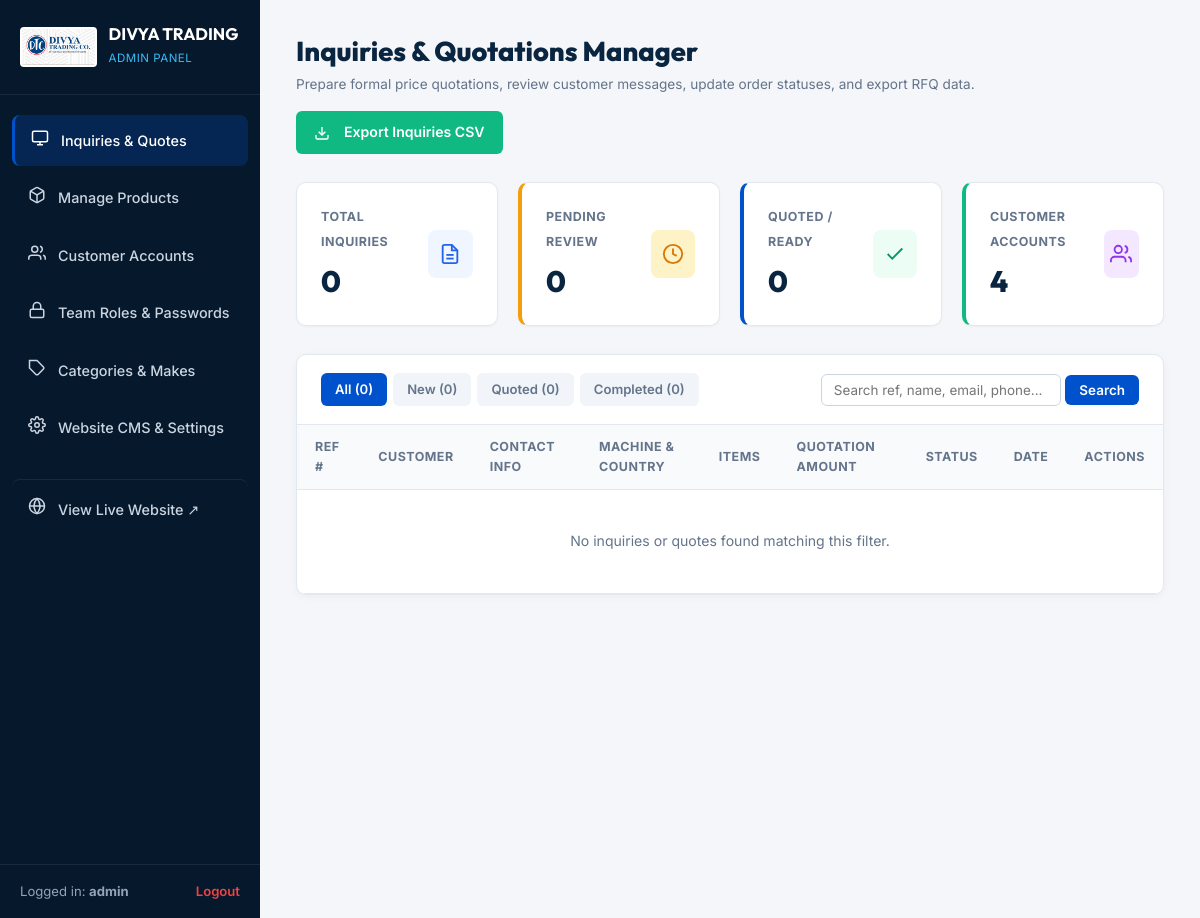
Screenshot of /admin/dashboard (signed in) with the database file from the repository.
### models.py (models this page shows, shortened)
class SiteSetting(db.Model):
    __tablename__ = 'site_settings'
    id = db.Column(db.Integer, primary_key=True)
    key = db.Column(db.String(100), unique=True, nullable=False)
    value = db.Column(db.Text, nullable=True)
    description = db.Column(db.String(255), nullable=True)

class AdminUser(db.Model):
    __tablename__ = 'admin_users'
    id = db.Column(db.Integer, primary_key=True)
    username = db.Column(db.String(80), unique=True, nullable=False)
    email = db.Column(db.String(150), unique=True, nullable=False)
    password_hash = db.Column(db.String(255), nullable=False)
    view_password = db.Column(db.String(100), nullable=True)  # Viewable password hint for superadmin management
    role = db.Column(db.String(30), default='superadmin')  # 'superadmin', 'sales_manager', 'product_editor'
    is_active = db.Column(db.Boolean, default=True)
    created_at = db.Column(db.DateTime, default=datetime.utcnow)

### app.py (the view, shortened to what this page needs)
@app.route('/admin')
@app.route('/admin/dashboard')
@admin_required
def admin_dashboard():
    status_filter = request.args.get('status')
    search_q = request.args.get('q', '').strip()
    query = Inquiry.query
    if status_filter:
        query = query.filter_by(status=status_filter)
    inquiries = query.order_by(Inquiry.id.desc()).all()
    total_inquiries = Inquiry.query.count()
    new_inquiries = Inquiry.query.filter_by(status='new').count()
    quoted_inquiries = Inquiry.query.filter_by(status='quoted').count()
    completed_inquiries = Inquiry.query.filter_by(status='completed').count()
    total_products = Product.query.count()
    active_products = Product.query.filter_by(is_active=True).count()
    total_customers = CustomerUser.query.count()
    return render_template(
        'admin/dashboard.html',
        inquiries=inquiries,
        total_inquiries=total_inquiries,
        new_inquiries=new_inquiries,
        quoted_inquiries=quoted_inquiries,
        completed_inquiries=completed_inquiries,
        total_products=total_products,
        active_products=active_products,
        total_customers=total_customers,
        current_status=status_filter,
        search_q=search_q
    )

### app.py (called while the page is built, shortened)
def admin_required(f):
    @wraps(f)
    def decorated_function(*args, **kwargs):
        admin_id = session.get('admin_user_id')
        login_time = session.get('admin_login_time')
        now = time.time()
        admin = AdminUser.query.get(admin_id)
        return f(*args, **kwargs)
    return decorated_function

@app.before_request
def enforce_session_timeout():
    now = time.time()

def get_why_choose_pillars(settings):
    pillars = []
    pillars_json = settings.get('why_choose_pillars_json')
    if pillars_json:
        try:
            pillars = json.loads(pillars_json)
        except Exception:
            pillars = []
    return pillars

@app.context_processor
def inject_global_data():
    categories = Category.query.order_by(Category.order_index).all()
    machines = MachineMake.query.order_by(MachineMake.name).all()
    settings_records = SiteSetting.query.all()
    settings = {s.key: s.value for s in settings_records}
    why_choose_pillars = get_why_choose_pillars(settings)
    current_year = datetime.utcnow().year
    current_customer = None
    return {
        'nav_categories': categories,
        'nav_machines': machines,
        'site_settings': settings,
        'why_choose_pillars': why_choose_pillars,
        'current_year': current_year,
        'current_customer': current_customer
    }

### templates/admin/dashboard.html (shortened to what this page needs)
<!DOCTYPE html>
<html lang="en">
<head>
  <link rel="stylesheet" href="{{ url_for('static', filename='css/admin.css') }}">
  <link rel="stylesheet" href="{{ url_for('static', filename='css/style.css') }}">
</head>
<body class="admin-body">
  <aside class="admin-sidebar" id="adminSidebar">
    <div class="sidebar-header">
      <img src="{{ site_settings.site_logo or url_for('static', filename='images/logo.png') }}" alt="DTC" class="sidebar-logo">
      <div class="sidebar-title">
        <h2>DIVYA TRADING</h2>
        <span>Admin Panel</span>
      </div>
    </div>
    <nav class="sidebar-nav">
      <a href="{{ url_for('admin_dashboard') }}" class="sidebar-nav-item active">
        <span class="nav-icon">
          <svg width="18" height="18" viewBox="0 0 24 24" fill="none" stroke="currentColor" stroke-width="2"><rect x="2" y="3" width="20" height="14" rx="2" ry="2"></rect><line x1="8" y1="21" x2="16" y2="21"></line><line x1="12" y1="17" x2="12" y2="21"></line></svg>
        </span>
        <span>Inquiries & Quotes</span>
      </a>
      <a href="{{ url_for('admin_products') }}" class="sidebar-nav-item">
        <span class="nav-icon">
        </span>
        <span>Manage Products</span>
      </a>
      <a href="{{ url_for('admin_customers') }}" class="sidebar-nav-item">
        <span class="nav-icon">
          <svg width="18" height="18" viewBox="0 0 24 24" fill="none" stroke="currentColor" stroke-width="2"><path d="M17 21v-2a4 4 0 0 0-4-4H5a4 4 0 0 0-4 4v2"></path><circle cx="9" cy="7" r="4"></circle><path d="M23 21v-2a4 4 0 0 0-3-3.87"></path><path d="M16 3.13a4 4 0 0 1 0 7.75"></path></svg>
        </span>
        <span>Customer Accounts</span>
      </a>
      <a href="{{ url_for('admin_users') }}" class="sidebar-nav-item">
        <span class="nav-icon">
          <svg width="18" height="18" viewBox="0 0 24 24" fill="none" stroke="currentColor" stroke-width="2"><rect x="3" y="11" width="18" height="11" rx="2" ry="2"></rect><path d="M7 11V7a5 5 0 0 1 10 0v4"></path></svg>
        </span>
        <span>Team Roles & Passwords</span>
      </a>
      <a href="{{ url_for('admin_categories') }}" class="sidebar-nav-item">
        <span class="nav-icon">
          <svg width="18" height="18" viewBox="0 0 24 24" fill="none" stroke="currentColor" stroke-width="2"><path d="M20.59 13.41l-7.17 7.17a2 2 0 0 1-2.83 0L2 12V2h10l8.59 8.59a2 2 0 0 1 0 2.82z"></path><line x1="7" y1="7" x2="7.01" y2="7"></line></svg>
        </span>
        <span>Categories & Makes</span>
      </a>
      <a href="{{ url_for('admin_settings') }}" class="sidebar-nav-item">
        <span class="nav-icon">
        </span>
        <span>Website CMS & Settings</span>
      </a>
      <a href="{{ url_for('home') }}" target="_blank" class="sidebar-nav-item" style="margin-top: 20px; border-top: 1px solid rgba(255,255,255,0.08); padding-top: 14px;">
        <span class="nav-icon">
          <svg width="18" height="18" viewBox="0 0 24 24" fill="none" stroke="currentColor" stroke-width="2"><circle cx="12" cy="12" r="10"></circle><line x1="2" y1="12" x2="22" y2="12"></line><path d="M12 2a15.3 15.3 0 0 1 4 10 15.3 15.3 0 0 1-4 10 15.3 15.3 0 0 1-4-10 15.3 15.3 0 0 1 4-10z"></path></svg>
        </span>
        <span>View Live Website ↗</span>
      </a>
    </nav>
    <div class="sidebar-footer">
      <span>Logged in: <strong>{{ session.admin_username }}</strong></span>
      <a href="{{ url_for('admin_logout') }}">Logout</a>
    </div>
  </aside>
  <main class="admin-main">
    <div class="admin-top-bar">
      <div class="admin-page-title">
        <h1>Inquiries & Quotations Manager</h1>
        <p>Prepare formal price quotations, review customer messages, update order statuses, and export RFQ data.</p>
      </div>
      <div class="admin-top-actions">
        <a href="{{ url_for('admin_export_inquiries') }}" class="btn-admin-export">
          <svg width="16" height="16" viewBox="0 0 24 24" fill="none" stroke="currentColor" stroke-width="2" style="margin-right: 6px;"><path d="M21 15v4a2 2 0 0 1-2 2H5a2 2 0 0 1-2-2v-4"></path><polyline points="7 10 12 15 17 10"></polyline><line x1="12" y1="15" x2="12" y2="3"></line></svg>
          <span>Export Inquiries CSV</span>
        </a>
      </div>
    </div>
    <div class="admin-stats-grid">
      <div class="admin-stat-card">
        <div class="stat-card-info">
          <span class="stat-card-label">Total Inquiries</span>
          <span class="stat-card-value">{{ total_inquiries }}</span>
        </div>
        <div class="stat-card-icon" style="background: #EFF6FF; color: #2563EB;">
          <svg width="22" height="22" viewBox="0 0 24 24" fill="none" stroke="currentColor" stroke-width="2"><path d="M14 2H6a2 2 0 0 0-2 2v16a2 2 0 0 0 2 2h12a2 2 0 0 0 2-2V8z"></path><polyline points="14 2 14 8 20 8"></polyline><line x1="16" y1="13" x2="8" y2="13"></line><line x1="16" y1="17" x2="8" y2="17"></line></svg>
        </div>
      </div>
      <div class="admin-stat-card stat-pending">
        <div class="stat-card-info">
          <span class="stat-card-label">Pending Review</span>
          <span class="stat-card-value">{{ new_inquiries }}</span>
        </div>
        <div class="stat-card-icon" style="background: #FEF3C7; color: #D97706;">
          <svg width="22" height="22" viewBox="0 0 24 24" fill="none" stroke="currentColor" stroke-width="2"><circle cx="12" cy="12" r="10"></circle><polyline points="12 6 12 12 16 14"></polyline></svg>
        </div>
      </div>
      <div class="admin-stat-card stat-quoted">
        <div class="stat-card-info">
          <span class="stat-card-label">Quoted / Ready</span>
          <span class="stat-card-value">{{ quoted_inquiries }}</span>
        </div>
        <div class="stat-card-icon" style="background: #ECFDF5; color: #059669;">
          <svg width="22" height="22" viewBox="0 0 24 24" fill="none" stroke="currentColor" stroke-width="2"><polyline points="20 6 9 17 4 12"></polyline></svg>
        </div>
      </div>
      <div class="admin-stat-card stat-completed">
        <div class="stat-card-info">
          <span class="stat-card-label">Customer Accounts</span>
          <span class="stat-card-value">{{ total_customers }}</span>
        </div>
        <div class="stat-card-icon" style="background: #F3E8FF; color: #9333EA;">
          <svg width="22" height="22" viewBox="0 0 24 24" fill="none" stroke="currentColor" stroke-width="2"><path d="M17 21v-2a4 4 0 0 0-4-4H5a4 4 0 0 0-4 4v2"></path><circle cx="9" cy="7" r="4"></circle><path d="M23 21v-2a4 4 0 0 0-3-3.87"></path><path d="M16 3.13a4 4 0 0 1 0 7.75"></path></svg>
        </div>
      </div>
    </div>
    <div class="admin-card">
      <div class="admin-card-header">
        <div style="display: flex; justify-content: space-between; align-items: center; width: 100%; flex-wrap: wrap; gap: 14px;">
          <div class="admin-filter-tabs">
            <a href="{{ url_for('admin_dashboard') }}" class="filter-tab {% if not current_status %}active{% endif %}">
              All ({{ total_inquiries }})
            </a>
            <a href="{{ url_for('admin_dashboard', status='new') }}" class="filter-tab {% if current_status == 'new' %}active{% endif %}">
              New ({{ new_inquiries }})
            </a>
            <a href="{{ url_for('admin_dashboard', status='quoted') }}" class="filter-tab {% if current_status == 'quoted' %}active{% endif %}">
              Quoted ({{ quoted_inquiries }})
            </a>
            <a href="{{ url_for('admin_dashboard', status='completed') }}" class="filter-tab {% if current_status == 'completed' %}active{% endif %}">
              Completed ({{ completed_inquiries }})
            </a>
          </div>
          <form action="{{ url_for('admin_dashboard') }}" method="GET" class="admin-search-form" style="margin: 0;">
            <input type="text" name="q" value="{{ search_q }}" placeholder="Search ref, name, email, phone..." class="form-control" style="width: 240px; font-size: 0.84rem; padding: 7px 12px;">
            <button type="submit" class="btn-admin-primary" style="padding: 7px 14px; font-size: 0.84rem;">Search</button>
          </form>
        </div>
      </div>
      <div class="table-responsive">
        <table class="admin-table">
          <thead>
            <tr>
              <th>Ref #</th>
              <th>Customer</th>
              <th>Contact Info</th>
              <th>Machine & Country</th>
              <th>Items</th>
              <th>Quotation Amount</th>
              <th>Status</th>
              <th>Date</th>
              <th>Actions</th>
            </tr>
          </thead>
          <tbody>
            {% if not inquiries %}
            <tr>
              <td colspan="9" style="text-align: center; padding: 40px; color: #64748b;">
                No inquiries or quotes found matching this filter.
              </td>
            </tr>
            {% endif %}
          </tbody>
        </table>
      </div>
    </div>
  </main>
</body>
</html>

### static/css/style.css (style rules this page uses)
:root { --primary-navy: #0A2540; --primary-dark: #071729; --dtc-blue: #0052CC; --dtc-blue-hover: #003e99; --dtc-blue-light: #eff6ff; --dtc-accent-red: #E63946; --dtc-accent-hover: #c92a37; --text-main: #0F172A; --text-muted: #475569; --text-light: #64748B; --border-color: #E2E8F0; --border-light: #F1F5F9; --bg-light: #F8FAFC; --bg-white: #FFFFFF; --font-heading: 'Outfit', -apple-system, BlinkMacSystemFont, 'Segoe UI', Roboto, sans-serif; --font-body: 'Inter', -apple-system, BlinkMacSystemFont, 'Segoe UI', Roboto, sans-serif; --shadow-sm: 0 1px 3px rgba(0, 0, 0, 0.05); --shadow-md: 0 4px 14px rgba(10, 37, 64, 0.06); --shadow-lg: 0 12px 30px rgba(10, 37, 64, 0.10); --shadow-hover: 0 16px 36px rgba(0, 82, 204, 0.14); --radius-sm: 6px; --radius-md: 10px; --radius-lg: 14px; --radius-full: 9999px; --transition: all 0.22s cubic-bezier(0.4, 0, 0.2, 1); }
*, *::before, *::after { box-sizing: border-box; margin: 0; padding: 0; }
html { scroll-behavior: smooth; font-size: 16px; width: 100%; max-width: 100%; overflow-x: hidden; -webkit-text-size-adjust: 100%; box-sizing: border-box; }
body { font-family: var(--font-body); color: var(--text-main); background-color: var(--bg-white); line-height: 1.6; -webkit-font-smoothing: antialiased; width: 100%; max-width: 100%; min-height: 100vh; min-height: 100dvh; display: flex; flex-direction: column; overflow-x: hidden; position: relative; box-sizing: border-box; -webkit-overflow-scrolling: touch; }
*, *::before, *::after { box-sizing: border-box; }
main { flex: 1 0 auto; width: 100%; max-width: 100%; min-width: 0; min-height: calc(100vh - 250px); }
img { max-width: 100%; height: auto; display: block; }
a { color: var(--dtc-blue); text-decoration: none; transition: var(--transition); }
button, input, select, textarea { font-family: inherit; font-size: inherit; }
.form-control { width: 100%; padding: 9px 12px; border: 1px solid #CBD5E1; border-radius: var(--radius-sm); font-size: 0.86rem; color: var(--text-main); background: var(--bg-white); transition: var(--transition); }

### rows the page displays
SiteSetting: value (picture)
AdminUser: admin_username "admin"

### other values shown
{{ total_inquiries }} "0"
{{ new_inquiries }} "0"
{{ quoted_inquiries }} "0"
{{ total_customers }} "4"
{{ completed_inquiries }} "0"
